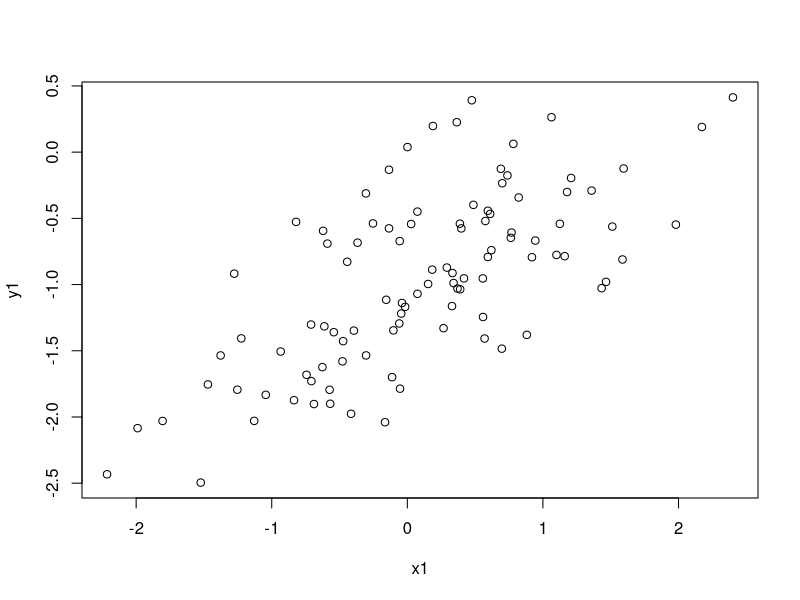
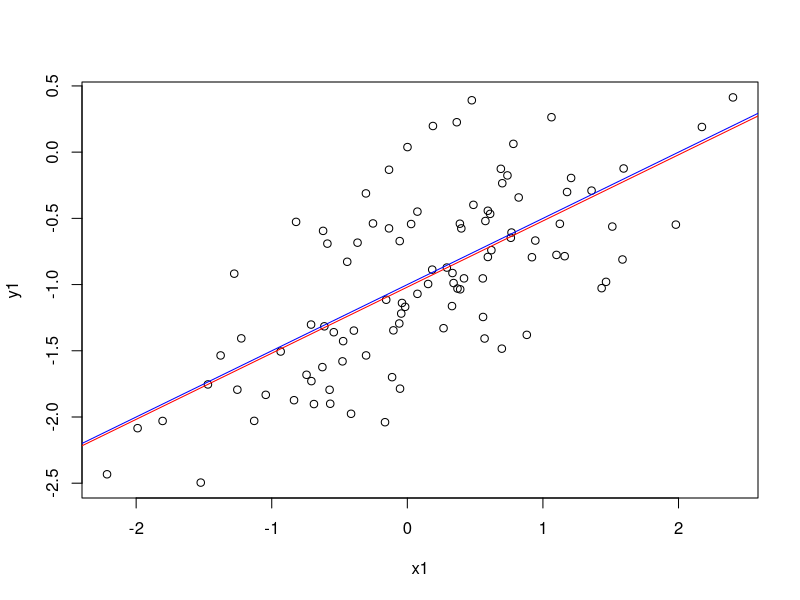
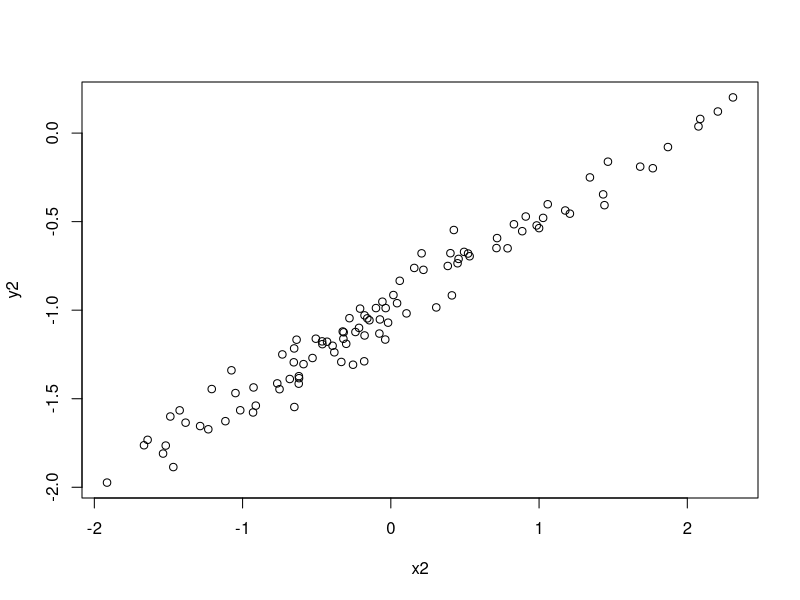
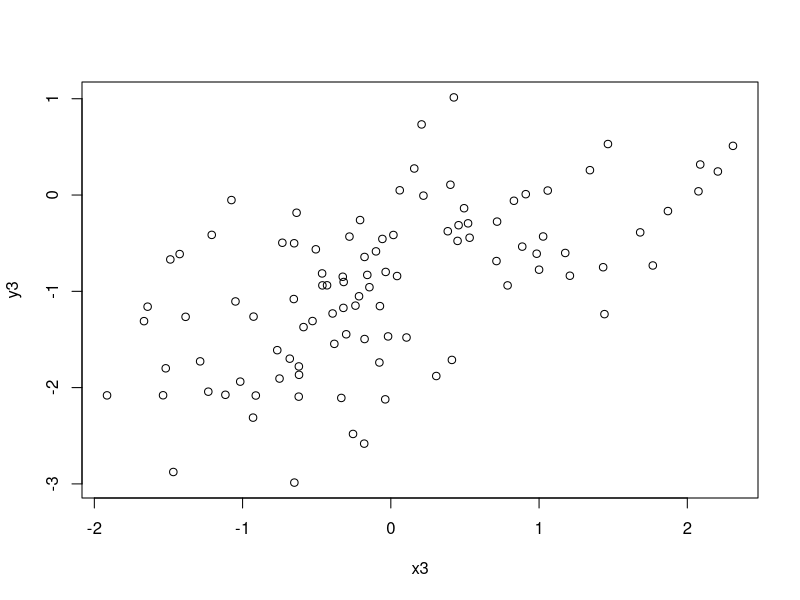

The R source for these figures, in order:
# ============================================
# An Introduction to Statistical Learning
#           Chapter 3
#
# R-Code for Applied Exercises 13
#
# Author: Antonio Giannino
# ============================================ 
rm(list = ls());
#
# In this exercise you will create some simulated data and will fit simple 
# linear regression models to it. Make sure to use set.seed(1) prior to 
# starting part (a) to ensure consistent results.
set.seed(1)
# (a) Using the rnorm() function, create a vector, x, containing 100 
# observations drawn from a N(0,1) distribution. This represents a feature, X.
x1 <- rnorm(100)
#
# (b) Using the rnorm() function, create a vector, eps, containing 100 
# observations drawn from a N(0,0.25) distribution i.e. a normal distribution 
# with mean zero and variance 0.25.
eps1 <- rnorm(100, sd = sqrt(0.25))
#
# (c) Using x and eps, generate a vector y according to the model
# Y =−1+0.5X+ε. (3.39)
y1 <- -1 + 0.5 * x1 + eps1
# What is the length of the vector y? What are the values of β0 and β1 in this
# linear model?
length(y1)
#
# (d) Create a scatterplot displaying the relationship between x and y. Comment
# on what you observe.
plot(x1, y1)
#
# (e) Fit a least squares linear model to predict y using x. Comment on the 
# model obtained. How do b0 and b1 compare to β0 and β1?
reg1 <- lm(y1 ~ x1)
summary(reg1)
# (f) Display the least squares line on the scatterplot obtained in (d). Draw 
# the population regression line on the plot, in a different color. Use the 
# legend() command to create an appropriate legend.
plot(x1, y1)
abline(reg1, col = "red")
abline(-1, 0.5, col = "blue")
#
# (g) Now fit a polynomial regression model that predicts y using x and x2. Is 
# there evidence that the quadratic term improves the model fit? Explain your 
# answer.
reg.poly1 <- lm(y1 ~ x1 + I(x1^2))
summary(reg.poly1)
#
# (h) Repeat (a)–(f) after modifying the data generation process in such a way
# that there is less noise in the data. The model (3.39) should remain the same.
# You can do this by decreasing the vari- ance of the normal distribution used
# to generate the error term ε in (b). Describe your results.
set.seed(1)
eps2 <- rnorm(100, sd = 0.1)
x2 <- rnorm(100)
y2 <- -1 + 0.5 * x2 + eps2
plot(x2, y2)
reg2 <- lm(y2 ~ x2)
summary(reg2)
#
# (i) Repeat (a)–(f) after modifying the data generation process in such a way
# that there is more noise in the data. The model (3.39) should remain the same.
# You can do this by increasing the variance of the normal distribution used to
# generate the error term ε in (b). Describe your results.
set.seed(1)
eps3 <- rnorm(100, sd = 0.75)
x3 <- rnorm(100)
y3 <- -1 + 0.5 * x3 + eps3
plot(x3, y3)
reg3 <- lm(y3 ~ x3)
summary(reg3)
#
# (j) What are the confidence intervals for β0 and β1 based on the original 
# data set, the noisier data set, and the less noisy data set? Comment on your
# results.
confint(reg1)
confint(reg2)
confint(reg3)



